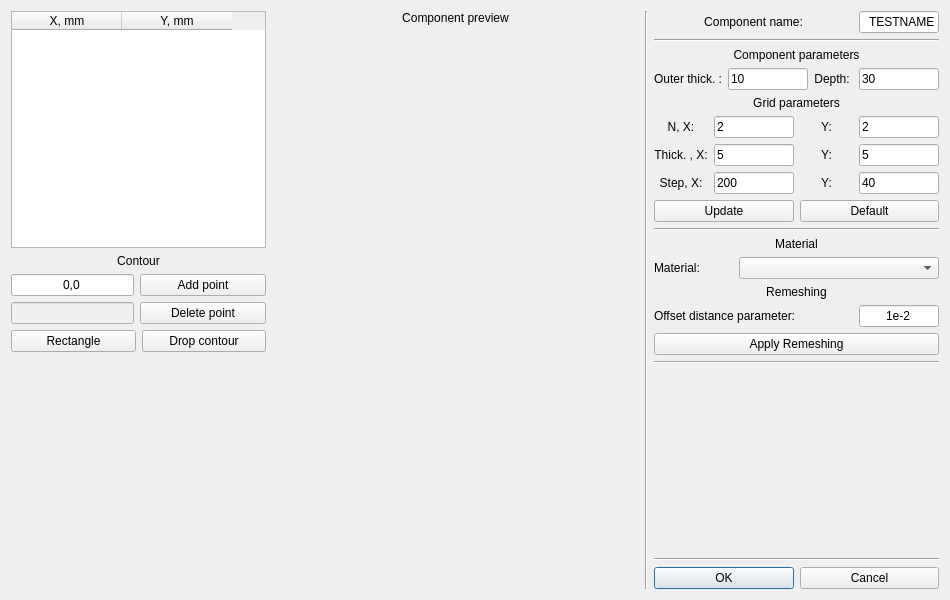
<?xml version="1.0" encoding="UTF-8"?>
<ui version="4.0">
 <class>wid_addslat</class>
 <widget class="QWidget" name="wid_addslat">
  <property name="geometry">
   <rect>
    <x>0</x>
    <y>0</y>
    <width>950</width>
    <height>600</height>
   </rect>
  </property>
  <property name="minimumSize">
   <size>
    <width>950</width>
    <height>0</height>
   </size>
  </property>
  <property name="windowTitle">
   <string>New Slat armor element</string>
  </property>
  <layout class="QHBoxLayout" name="horizontalLayout">
   <item>
    <layout class="QVBoxLayout" name="verticalLayout">
     <item>
      <widget class="QTableWidget" name="tbl_points">
       <property name="sizePolicy">
        <sizepolicy hsizetype="Minimum" vsizetype="Expanding">
         <horstretch>0</horstretch>
         <verstretch>0</verstretch>
        </sizepolicy>
       </property>
       <property name="minimumSize">
        <size>
         <width>255</width>
         <height>0</height>
        </size>
       </property>
       <property name="maximumSize">
        <size>
         <width>255</width>
         <height>16777215</height>
        </size>
       </property>
       <attribute name="horizontalHeaderDefaultSectionSize">
        <number>110</number>
       </attribute>
       <column>
        <property name="text">
         <string>X, mm</string>
        </property>
        <property name="textAlignment">
         <set>AlignHCenter|AlignVCenter|AlignCenter</set>
        </property>
       </column>
       <column>
        <property name="text">
         <string>Y, mm</string>
        </property>
        <property name="textAlignment">
         <set>AlignHCenter|AlignVCenter|AlignCenter</set>
        </property>
       </column>
      </widget>
     </item>
     <item>
      <widget class="QLabel" name="label_7">
       <property name="text">
        <string>Contour</string>
       </property>
       <property name="alignment">
        <set>Qt::AlignCenter</set>
       </property>
      </widget>
     </item>
     <item>
      <layout class="QHBoxLayout" name="horizontalLayout_5">
       <item>
        <widget class="QLineEdit" name="ln_addpoint">
         <property name="sizePolicy">
          <sizepolicy hsizetype="Minimum" vsizetype="Fixed">
           <horstretch>0</horstretch>
           <verstretch>0</verstretch>
          </sizepolicy>
         </property>
         <property name="maximumSize">
          <size>
           <width>123</width>
           <height>16777215</height>
          </size>
         </property>
         <property name="text">
          <string>0,0</string>
         </property>
         <property name="alignment">
          <set>Qt::AlignCenter</set>
         </property>
        </widget>
       </item>
       <item>
        <widget class="QPushButton" name="btn_addpoint">
         <property name="text">
          <string>Add point</string>
         </property>
        </widget>
       </item>
      </layout>
     </item>
     <item>
      <layout class="QHBoxLayout" name="horizontalLayout_7">
       <item>
        <widget class="QLineEdit" name="ln_delpoint">
         <property name="enabled">
          <bool>false</bool>
         </property>
         <property name="sizePolicy">
          <sizepolicy hsizetype="Minimum" vsizetype="Fixed">
           <horstretch>0</horstretch>
           <verstretch>0</verstretch>
          </sizepolicy>
         </property>
         <property name="maximumSize">
          <size>
           <width>123</width>
           <height>16777215</height>
          </size>
         </property>
         <property name="alignment">
          <set>Qt::AlignCenter</set>
         </property>
        </widget>
       </item>
       <item>
        <widget class="QPushButton" name="btn_delpoint">
         <property name="text">
          <string>Delete point</string>
         </property>
        </widget>
       </item>
      </layout>
     </item>
     <item>
      <layout class="QHBoxLayout" name="horizontalLayout_9">
       <item>
        <widget class="QPushButton" name="btn_rectangle">
         <property name="text">
          <string>Rectangle</string>
         </property>
        </widget>
       </item>
       <item>
        <widget class="QPushButton" name="btn_dropcont">
         <property name="text">
          <string>Drop contour</string>
         </property>
        </widget>
       </item>
      </layout>
     </item>
     <item>
      <spacer name="verticalSpacer_2">
       <property name="orientation">
        <enum>Qt::Vertical</enum>
       </property>
       <property name="sizeHint" stdset="0">
        <size>
         <width>20</width>
         <height>40</height>
        </size>
       </property>
      </spacer>
     </item>
    </layout>
   </item>
   <item>
    <layout class="QVBoxLayout" name="lay_gl">
     <item>
      <widget class="QLabel" name="lbl_gl">
       <property name="sizePolicy">
        <sizepolicy hsizetype="Preferred" vsizetype="Minimum">
         <horstretch>0</horstretch>
         <verstretch>0</verstretch>
        </sizepolicy>
       </property>
       <property name="text">
        <string>Component preview</string>
       </property>
       <property name="alignment">
        <set>Qt::AlignCenter</set>
       </property>
      </widget>
     </item>
     <item>
      <widget class="QWidget" name="glbox" native="true">
       <property name="sizePolicy">
        <sizepolicy hsizetype="Expanding" vsizetype="Expanding">
         <horstretch>0</horstretch>
         <verstretch>0</verstretch>
        </sizepolicy>
       </property>
       <property name="minimumSize">
        <size>
         <width>300</width>
         <height>300</height>
        </size>
       </property>
      </widget>
     </item>
    </layout>
   </item>
   <item>
    <widget class="Line" name="line_4">
     <property name="orientation">
      <enum>Qt::Vertical</enum>
     </property>
    </widget>
   </item>
   <item>
    <layout class="QVBoxLayout" name="rightBox">
     <item>
      <layout class="QHBoxLayout" name="lay_name">
       <item>
        <widget class="QLabel" name="lbl_name">
         <property name="text">
          <string>Component name:</string>
         </property>
         <property name="alignment">
          <set>Qt::AlignCenter</set>
         </property>
        </widget>
       </item>
       <item>
        <widget class="QLineEdit" name="ln_name">
         <property name="sizePolicy">
          <sizepolicy hsizetype="Minimum" vsizetype="Fixed">
           <horstretch>0</horstretch>
           <verstretch>0</verstretch>
          </sizepolicy>
         </property>
         <property name="maximumSize">
          <size>
           <width>80</width>
           <height>16777215</height>
          </size>
         </property>
         <property name="text">
          <string>TESTNAME</string>
         </property>
         <property name="alignment">
          <set>Qt::AlignRight|Qt::AlignTrailing|Qt::AlignVCenter</set>
         </property>
        </widget>
       </item>
      </layout>
     </item>
     <item>
      <widget class="Line" name="line">
       <property name="orientation">
        <enum>Qt::Horizontal</enum>
       </property>
      </widget>
     </item>
     <item>
      <widget class="QLabel" name="label_2">
       <property name="text">
        <string>Component parameters</string>
       </property>
       <property name="alignment">
        <set>Qt::AlignCenter</set>
       </property>
      </widget>
     </item>
     <item>
      <layout class="QHBoxLayout" name="horizontalLayout_2">
       <item>
        <widget class="QLabel" name="label">
         <property name="text">
          <string>Outer thick. :</string>
         </property>
         <property name="alignment">
          <set>Qt::AlignRight|Qt::AlignTrailing|Qt::AlignVCenter</set>
         </property>
        </widget>
       </item>
       <item>
        <widget class="QLineEdit" name="ln_thick">
         <property name="sizePolicy">
          <sizepolicy hsizetype="Minimum" vsizetype="Fixed">
           <horstretch>0</horstretch>
           <verstretch>0</verstretch>
          </sizepolicy>
         </property>
         <property name="maximumSize">
          <size>
           <width>80</width>
           <height>16777215</height>
          </size>
         </property>
         <property name="text">
          <string>10</string>
         </property>
        </widget>
       </item>
       <item>
        <widget class="QLabel" name="label_5">
         <property name="text">
          <string>Depth: </string>
         </property>
         <property name="alignment">
          <set>Qt::AlignRight|Qt::AlignTrailing|Qt::AlignVCenter</set>
         </property>
        </widget>
       </item>
       <item>
        <widget class="QLineEdit" name="ln_depth">
         <property name="sizePolicy">
          <sizepolicy hsizetype="Minimum" vsizetype="Fixed">
           <horstretch>0</horstretch>
           <verstretch>0</verstretch>
          </sizepolicy>
         </property>
         <property name="maximumSize">
          <size>
           <width>80</width>
           <height>16777215</height>
          </size>
         </property>
         <property name="text">
          <string>30</string>
         </property>
        </widget>
       </item>
      </layout>
     </item>
     <item>
      <widget class="QLabel" name="label_8">
       <property name="text">
        <string>Grid parameters</string>
       </property>
       <property name="alignment">
        <set>Qt::AlignCenter</set>
       </property>
      </widget>
     </item>
     <item>
      <layout class="QHBoxLayout" name="horizontalLayout_6">
       <item>
        <widget class="QLabel" name="label_6">
         <property name="text">
          <string>N, X:</string>
         </property>
         <property name="alignment">
          <set>Qt::AlignCenter</set>
         </property>
        </widget>
       </item>
       <item>
        <widget class="QLineEdit" name="ln_nx">
         <property name="sizePolicy">
          <sizepolicy hsizetype="Minimum" vsizetype="Fixed">
           <horstretch>0</horstretch>
           <verstretch>0</verstretch>
          </sizepolicy>
         </property>
         <property name="maximumSize">
          <size>
           <width>80</width>
           <height>16777215</height>
          </size>
         </property>
         <property name="text">
          <string>2</string>
         </property>
        </widget>
       </item>
       <item>
        <widget class="QLabel" name="label_3">
         <property name="sizePolicy">
          <sizepolicy hsizetype="Minimum" vsizetype="Preferred">
           <horstretch>0</horstretch>
           <verstretch>0</verstretch>
          </sizepolicy>
         </property>
         <property name="text">
          <string>Y:</string>
         </property>
         <property name="alignment">
          <set>Qt::AlignCenter</set>
         </property>
        </widget>
       </item>
       <item>
        <widget class="QLineEdit" name="ln_ny">
         <property name="sizePolicy">
          <sizepolicy hsizetype="Minimum" vsizetype="Fixed">
           <horstretch>0</horstretch>
           <verstretch>0</verstretch>
          </sizepolicy>
         </property>
         <property name="maximumSize">
          <size>
           <width>80</width>
           <height>16777215</height>
          </size>
         </property>
         <property name="text">
          <string>2</string>
         </property>
        </widget>
       </item>
      </layout>
     </item>
     <item>
      <layout class="QHBoxLayout" name="horizontalLayout_4">
       <item>
        <widget class="QLabel" name="label_9">
         <property name="text">
          <string>Thick. , X:</string>
         </property>
         <property name="alignment">
          <set>Qt::AlignCenter</set>
         </property>
        </widget>
       </item>
       <item>
        <widget class="QLineEdit" name="ln_ix">
         <property name="sizePolicy">
          <sizepolicy hsizetype="Minimum" vsizetype="Fixed">
           <horstretch>0</horstretch>
           <verstretch>0</verstretch>
          </sizepolicy>
         </property>
         <property name="maximumSize">
          <size>
           <width>80</width>
           <height>16777215</height>
          </size>
         </property>
         <property name="text">
          <string>5</string>
         </property>
        </widget>
       </item>
       <item>
        <widget class="QLabel" name="label_4">
         <property name="text">
          <string>Y:</string>
         </property>
         <property name="alignment">
          <set>Qt::AlignCenter</set>
         </property>
        </widget>
       </item>
       <item>
        <widget class="QLineEdit" name="ln_iy">
         <property name="sizePolicy">
          <sizepolicy hsizetype="Minimum" vsizetype="Fixed">
           <horstretch>0</horstretch>
           <verstretch>0</verstretch>
          </sizepolicy>
         </property>
         <property name="maximumSize">
          <size>
           <width>80</width>
           <height>16777215</height>
          </size>
         </property>
         <property name="text">
          <string>5</string>
         </property>
        </widget>
       </item>
      </layout>
     </item>
     <item>
      <layout class="QHBoxLayout" name="horizontalLayout_3">
       <item>
        <widget class="QLabel" name="label_10">
         <property name="text">
          <string>Step, X:</string>
         </property>
         <property name="alignment">
          <set>Qt::AlignCenter</set>
         </property>
        </widget>
       </item>
       <item>
        <widget class="QLineEdit" name="ln_dx">
         <property name="sizePolicy">
          <sizepolicy hsizetype="Minimum" vsizetype="Fixed">
           <horstretch>0</horstretch>
           <verstretch>0</verstretch>
          </sizepolicy>
         </property>
         <property name="maximumSize">
          <size>
           <width>80</width>
           <height>16777215</height>
          </size>
         </property>
         <property name="text">
          <string>200</string>
         </property>
        </widget>
       </item>
       <item>
        <widget class="QLabel" name="label_11">
         <property name="text">
          <string>Y:</string>
         </property>
         <property name="alignment">
          <set>Qt::AlignCenter</set>
         </property>
        </widget>
       </item>
       <item>
        <widget class="QLineEdit" name="ln_dy">
         <property name="sizePolicy">
          <sizepolicy hsizetype="Minimum" vsizetype="Fixed">
           <horstretch>0</horstretch>
           <verstretch>0</verstretch>
          </sizepolicy>
         </property>
         <property name="maximumSize">
          <size>
           <width>80</width>
           <height>16777215</height>
          </size>
         </property>
         <property name="text">
          <string>40</string>
         </property>
        </widget>
       </item>
      </layout>
     </item>
     <item>
      <layout class="QHBoxLayout" name="horizontalLayout_8">
       <item>
        <widget class="QPushButton" name="btn_update">
         <property name="text">
          <string>Update</string>
         </property>
        </widget>
       </item>
       <item>
        <widget class="QPushButton" name="btn_default">
         <property name="text">
          <string>Default</string>
         </property>
        </widget>
       </item>
      </layout>
     </item>
     <item>
      <widget class="Line" name="line_5">
       <property name="orientation">
        <enum>Qt::Horizontal</enum>
       </property>
      </widget>
     </item>
     <item>
      <widget class="QLabel" name="lbl_set">
       <property name="sizePolicy">
        <sizepolicy hsizetype="Minimum" vsizetype="Preferred">
         <horstretch>0</horstretch>
         <verstretch>0</verstretch>
        </sizepolicy>
       </property>
       <property name="text">
        <string>Material</string>
       </property>
       <property name="alignment">
        <set>Qt::AlignCenter</set>
       </property>
      </widget>
     </item>
     <item>
      <layout class="QHBoxLayout" name="lay_material">
       <item>
        <widget class="QLabel" name="lbl_material">
         <property name="sizePolicy">
          <sizepolicy hsizetype="Minimum" vsizetype="Preferred">
           <horstretch>0</horstretch>
           <verstretch>0</verstretch>
          </sizepolicy>
         </property>
         <property name="text">
          <string>Material:</string>
         </property>
        </widget>
       </item>
       <item>
        <widget class="QComboBox" name="cmb_material">
         <property name="sizePolicy">
          <sizepolicy hsizetype="Fixed" vsizetype="Fixed">
           <horstretch>0</horstretch>
           <verstretch>0</verstretch>
          </sizepolicy>
         </property>
         <property name="minimumSize">
          <size>
           <width>200</width>
           <height>0</height>
          </size>
         </property>
         <property name="maximumSize">
          <size>
           <width>200</width>
           <height>16777215</height>
          </size>
         </property>
        </widget>
       </item>
      </layout>
     </item>
     <item>
      <widget class="QLabel" name="label_12">
       <property name="text">
        <string>Remeshing</string>
       </property>
       <property name="alignment">
        <set>Qt::AlignCenter</set>
       </property>
      </widget>
     </item>
     <item>
      <layout class="QHBoxLayout" name="horizontalLayout_10">
       <item>
        <widget class="QLabel" name="label_13">
         <property name="text">
          <string>Offset distance parameter:</string>
         </property>
        </widget>
       </item>
       <item>
        <widget class="QLineEdit" name="ln_remesh">
         <property name="sizePolicy">
          <sizepolicy hsizetype="Minimum" vsizetype="Fixed">
           <horstretch>0</horstretch>
           <verstretch>0</verstretch>
          </sizepolicy>
         </property>
         <property name="maximumSize">
          <size>
           <width>80</width>
           <height>16777215</height>
          </size>
         </property>
         <property name="text">
          <string>1e-2</string>
         </property>
         <property name="alignment">
          <set>Qt::AlignCenter</set>
         </property>
        </widget>
       </item>
      </layout>
     </item>
     <item>
      <widget class="QPushButton" name="btn_remesh">
       <property name="sizePolicy">
        <sizepolicy hsizetype="Minimum" vsizetype="Fixed">
         <horstretch>0</horstretch>
         <verstretch>0</verstretch>
        </sizepolicy>
       </property>
       <property name="text">
        <string>Apply Remeshing</string>
       </property>
       <property name="icon">
        <iconset resource="Resourses/res.qrc">
         <normaloff>:/TBicons/ico/clock.ico</normaloff>:/TBicons/ico/clock.ico</iconset>
       </property>
      </widget>
     </item>
     <item>
      <widget class="Line" name="line_2">
       <property name="orientation">
        <enum>Qt::Horizontal</enum>
       </property>
      </widget>
     </item>
     <item>
      <spacer name="verticalSpacer">
       <property name="orientation">
        <enum>Qt::Vertical</enum>
       </property>
       <property name="sizeHint" stdset="0">
        <size>
         <width>20</width>
         <height>40</height>
        </size>
       </property>
      </spacer>
     </item>
     <item>
      <widget class="Line" name="line_3">
       <property name="orientation">
        <enum>Qt::Horizontal</enum>
       </property>
      </widget>
     </item>
     <item>
      <layout class="QHBoxLayout" name="lay_btns">
       <item>
        <widget class="QPushButton" name="btn_ok">
         <property name="focusPolicy">
          <enum>Qt::StrongFocus</enum>
         </property>
         <property name="text">
          <string>OK</string>
         </property>
         <property name="default">
          <bool>true</bool>
         </property>
        </widget>
       </item>
       <item>
        <widget class="QPushButton" name="btn_cancel">
         <property name="text">
          <string>Cancel</string>
         </property>
        </widget>
       </item>
      </layout>
     </item>
    </layout>
   </item>
  </layout>
 </widget>
 <resources>
  <include location="Resourses/res.qrc"/>
 </resources>
 <connections/>
</ui>
